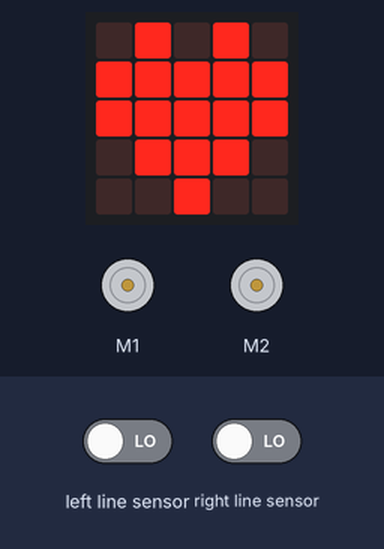
A program run on a simulated BBC micro:bit (MakeCode). Parts: the board's 5×5 LED display, 2 × DC motor (green arrow = forward, orange = backward, longer = faster). The test bench sets the inputs (shaded band); at power-on: left line sensor LOW, right line sensor LOW.

Above: at 1.8 s.
1.9 s: left line sensor driven HIGH
At 2.7 s:
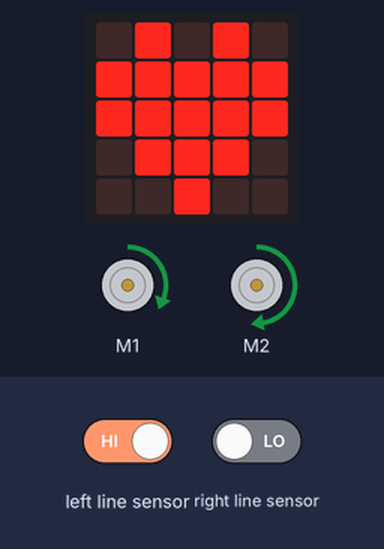
3.4 s: right line sensor driven HIGH
At 4.4 s:
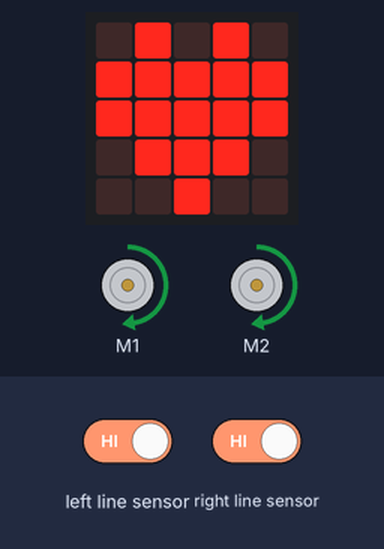
4.9 s: left line sensor driven LOW
At 5.6 s:
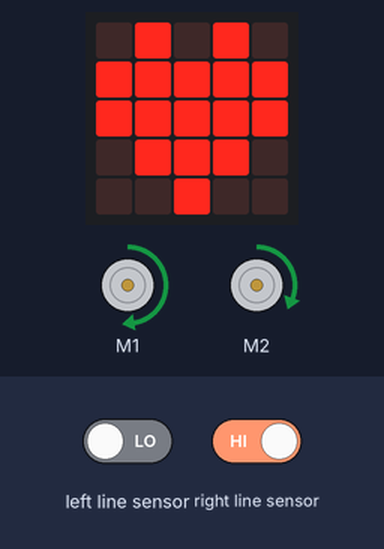
Timing chart, 0 to 7.9 s (numbered marks = the images above; inputs shaded):
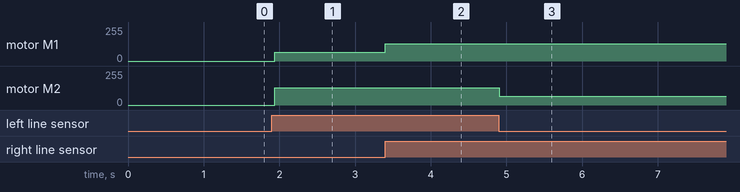

The program:

main.ts
```typescript
basic.showIcon(IconNames.Heart)
basic.forever(function () {
    if (cuteBot.tracking(cuteBot.TrackingState.L_unline_R_line)) {
        cuteBot.motors(50, 25)
    }
    if (cuteBot.tracking(cuteBot.TrackingState.L_line_R_unline)) {
        cuteBot.motors(25, 50)
    }
    if (cuteBot.tracking(cuteBot.TrackingState.L_R_line)) {
        cuteBot.motors(50, 50)
    }
})
```

test.ts
```typescript
// sem patria testy; keď sa tento balík použije ako rozšírenie, nebudú sa kompilovať.
```

Measured:
- after the input at 1.9 s, motor M1: stopped → forward 64/255 at once; motor M2: stopped → forward 128/255 at once
- after the input at 3.4 s, motor M1: forward 64/255 → forward 128/255 at once
- after the input at 4.9 s, motor M2: forward 128/255 → forward 64/255 at once
